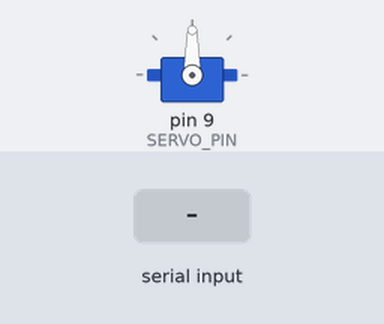
Recording of a sketch running on a simulated Arduino Uno, built with avr-gcc and run on an emulated ATmega328P. On the bench: servo. Inputs (shaded band) come from the test bench. What the sketch prints to the serial monitor is not drawn.

Above: at 1.2 s.
1.3 s: "D" received over Serial
At 2.1 s:
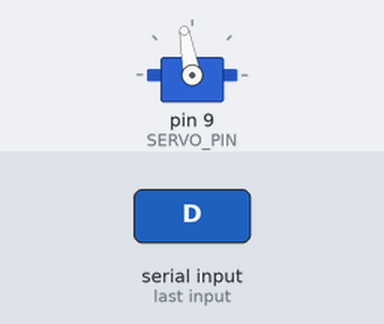
2.8 s: "A" received over Serial
At 3.3 s:
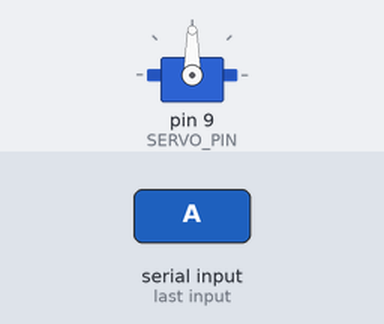
Timing chart, 0 to 5.8 s (numbered marks = the images above; inputs shaded):
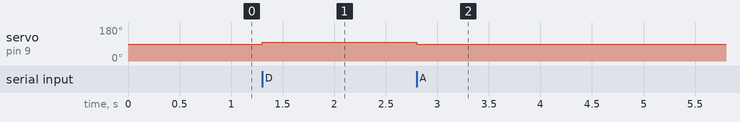

The sketch:

servo_calibrate.ino
```cpp
/*
 * 180° Micro Servo Calibration
 *
 * Use this sketch to find SERVO_AT_MIN and SERVO_AT_MAX for heat_mapping_robot.ino.
 * Open Serial Monitor at 115200.
 *
 * Commands:
 *   a / d     : move left / right by 1°
 *   A / D     : move left / right by 10°
 *   1         : save current position as -90° (left limit)
 *   2         : save current position as +90° (right limit)
 *   c         : move to centre (90°)
 *   p         : print current value (copy into main sketch)
 */
#include <Servo.h>

#define SERVO_PIN 9

Servo s;
int pos = 90;        // 0–180
int savedMin = 0;    // value for -90°
int savedMax = 180;  // value for +90°
bool calibrated = false;

void setup() {
  Serial.begin(115200);
  s.attach(SERVO_PIN);
  s.write(pos);

  Serial.println(F("Servo calibration — 180° micro servo"));
  Serial.println(F("a/d: -1/+1 deg   A/D: -10/+10 deg"));
  Serial.println(F("1: save as -90° (left)   2: save as +90° (right)"));
  Serial.println(F("c: centre   p: print values"));
  Serial.println();
  printStatus();
}

void printStatus() {
  Serial.print(F("pos="));
  Serial.print(pos);
  if (calibrated) {
    Serial.print(F("   SERVO_AT_MIN="));
    Serial.print(savedMin);
    Serial.print(F("   SERVO_AT_MAX="));
    Serial.println(savedMax);
  } else {
    Serial.println();
  }
}

void loop() {
  if (!Serial.available()) return;

  char c = Serial.read();
  if (c == 'a') { pos = max(0, pos - 1); }
  else if (c == 'd') { pos = min(180, pos + 1); }
  else if (c == 'A') { pos = max(0, pos - 10); }
  else if (c == 'D') { pos = min(180, pos + 10); }
  else if (c == '1') {
    savedMin = pos;
    calibrated = true;
    Serial.println(F("Saved as -90° (left)"));
  }
  else if (c == '2') {
    savedMax = pos;
    calibrated = true;
    Serial.println(F("Saved as +90° (right)"));
  }
  else if (c == 'c') {
    pos = 90;
    Serial.println(F("Centre (90)"));
  }
  else if (c == 'p') {
    Serial.println(F("--- Copy into heat_mapping_robot.ino ---"));
    Serial.print(F("#define SERVO_AT_MIN    "));
    Serial.println(savedMin);
    Serial.print(F("#define SERVO_AT_MAX    "));
    Serial.println(savedMax);
    Serial.println(F("----------------------------------------"));
    return;
  }
  else return;

  s.write(pos);
  printStatus();
}
```

Measured:
- after the input at 1.3 s, servo on pin 9 (SERVO_PIN): 90° → 100° at once
- after the input at 2.8 s, servo on pin 9 (SERVO_PIN): 100° → 90° at once
